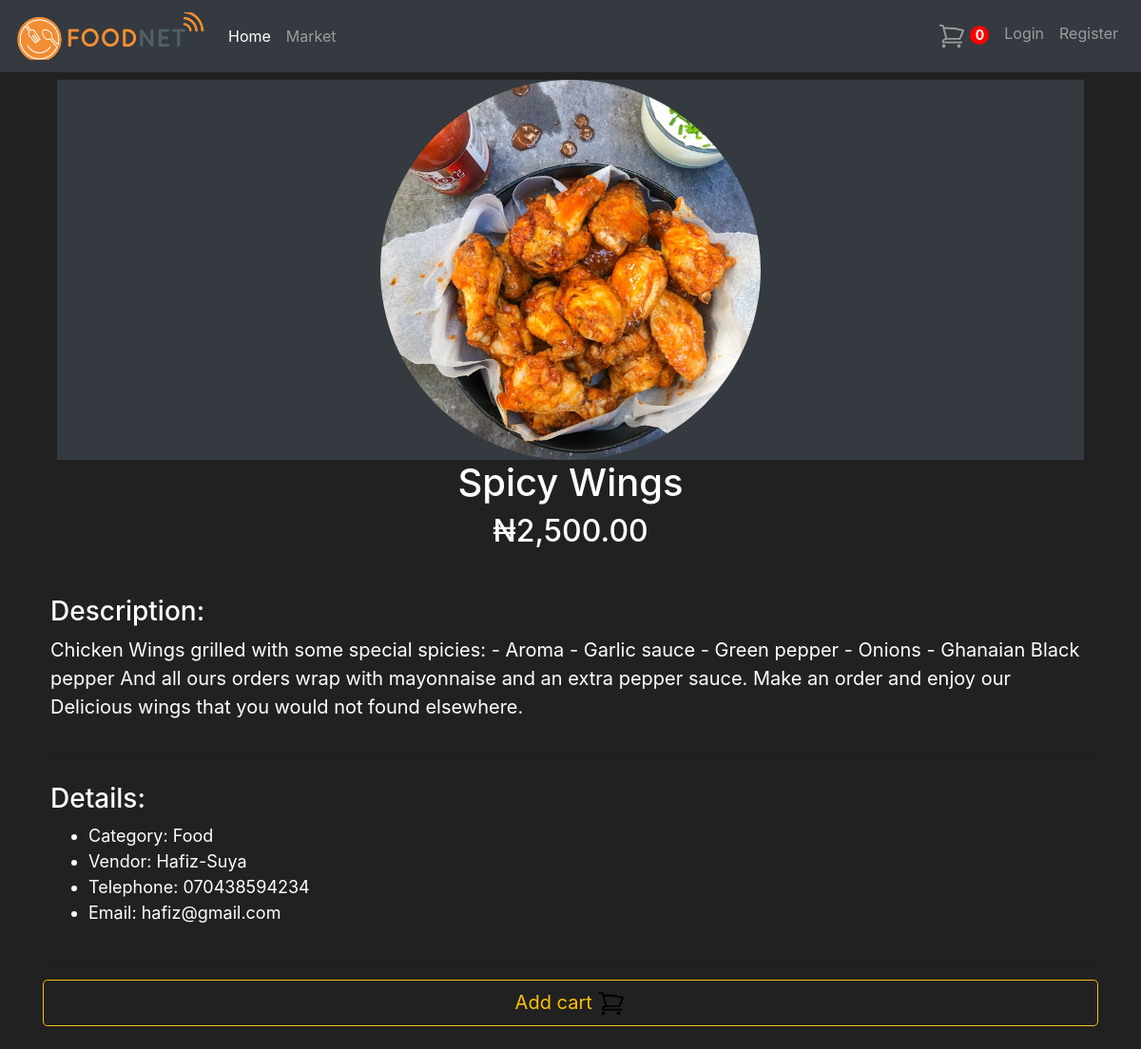
The page /foodNet/market/product/22 on the database its author committed.
### foodNet/models.py (models this page shows, shortened)
class Product(models.Model):
    name = models.CharField(max_length=64, blank=False, null=False)
    price = models.IntegerField()
    description = models.CharField(max_length=124)
    category = models.ForeignKey('Category', on_delete=models.SET_NULL, null=True, blank=True)
    product_timestamp = models.DateTimeField(auto_now_add=True)
    vendor = models.ForeignKey('User', on_delete=models.CASCADE, related_name='selling_products')
    img = models.ImageField(default='foodnet/assets/default.jpg', upload_to='images')

class Category(models.Model):
    category = models.CharField(max_length=64)
    def __str__(self):
        return f"{(self.category).title()}"

class User(AbstractUser):
    first_name = models.CharField(max_length=64, blank=False, null=False)
    last_name = models.CharField(max_length=64, blank=False, null=False)
    middle_name = models.CharField(max_length=64, blank=False, null=False)
    phone_number = models.CharField(max_length=64, blank=True)
    address1 = models.CharField(max_length=64, blank=True)
    address2 = models.CharField(max_length=64, blank=True)
    city = models.CharField(max_length=200, null=True, blank=True)
    state = models.CharField(max_length=200, null=True, blank=True)
    zipcode = models.CharField(max_length=200, null=True, blank=True)
    budget = models.IntegerField(default=100000)

### foodNet/views.py (the view)
# urls.py: path("market/product/<int:product_id>", views.view_product, name="view_product"),
def view_product(request, product_id):
    try:
        product = Product.objects.get(pk=int(product_id))
    except UnboundLocalError or ValueError:
        messages.info(request, '404 Not Found!! Product not found.')
        return redirect('foodNet:market')
    except Product.DoesNotExist:
        messages.info(request, '404 Not Found!! Product not found.')
        return redirect('foodNet:market')
    if request.user.is_authenticated:
        client = request.user
        order, created = Order.objects.get_or_create(client=client, complete=False)
        cartItems = order.get_cart_items
    else:
        cookieData = cookieCart(request)
        cartItems = cookieData['cartItems']
        if(cookieData['error']):
            messages.info(request, 'Something wrong happen!! Please try again.')
            return render(request, "foodnet/cart.html", {
                'product':product,
                'cartItems': cartItems,
            })
    return render(request, "foodnet/view_product.html",{
        'product':product,
        'cartItems': cartItems
    })

### foodNet/templatetags/my_filter.py (called while the page is built)
@register.filter()
def naira(value):
    return f"₦{value:,.2f}"

### foodNet/utils.py (called while the page is built, shortened)
def cookieCart(request):
    try:
        cart = json.loads(request.COOKIES['cart'])
    except:
        cart = {}
    items = []
    order = {'get_cart_total':0, 'get_cart_items':0}
    cartItems = order['get_cart_items']
    return ({
                'items': items,
                'order': order,
                'cartItems': cartItems,
                'error': False
            })

### foodNet/templates/foodnet/view_product.html (shortened to what this page needs)
{% extends 'foodnet/layout.html' %}
{% load static %}
{% load my_filter %}
{% block content %}
    <div class="container mt-2 mb-4">
      <div class="container">
        <div class="d-flex align-items-center justify-content-center bg-dark" style="height: 400px;">
          <img src="{{ product.img.url }}" class="rounded-circle" style="width: 400px; height: 400px; object-fit: cover;" />
        </div>
      </div>
      <div class="d-flex align-items-center justify-content-center">
        <h1>{{ product.name.title }}</h1>
      </div>
      <div class="d-flex align-items-center justify-content-center">
        <h2>{{ product.price|naira }}</h2>
      </div>
      <hr>
      <div class="d-flex flex-column p-2">
        <h3>Description:</h3>
        <p style="font-size: 20px;">{{ product.description }}</p>
      </div>
      <hr>
      <div class="d-flex flex-column p-2">
        <h3>Details:</h3>
        <ul style="font-size: 18px;">
          <li>Category: {{ product.category }} </li>
          <li>Vendor: {{ product.vendor.username }}</li>
          <li>Telephone: {{ product.vendor.phone_number }}</li>
          <li>Email: {{ product.vendor.email }}</li>
        </ul>
      </div>
      <hr>
      {% if product.vendor != request.user %}
        <div class="d-flex mt-2">
          <button data-product="{{ product.id }}" data-action="add" class="btn btn-outline-warning btn-lg btn-block update-cart">
            Add cart
          </button>
        </div>
      {% else %}
        <button data-product="{{ product.id }}" data-action="add" class="btn btn-outline-info ">Edit</button>
      {% endif %}
    </div>
{% endblock content %}

### static/foodnet/styles/index.css (style rules this page uses)
body { background-color: #212121; color: white; }
img { width: 200px; height:200px; object-fit: cover; }

### rows shown on the page
Product: img (picture), name "Spicy Wings", price|naira "₦2,500.00", description "Chicken Wings grilled with some special spicies: - Aroma - Garlic sauce - Green pepper - Onions - Ghanaian Black pepper And all ours orders wrap with mayonnaise and an extra pepper sauce. Make an order and enjoy our Delicious wings that you would not found elsewhere.", category "Food", vendor.username "Hafiz-Suya", vendor.phone_number "070438594234", vendor.email "hafiz@gmail.com"

### other values the page prints
{{ cartItems }} "0"
